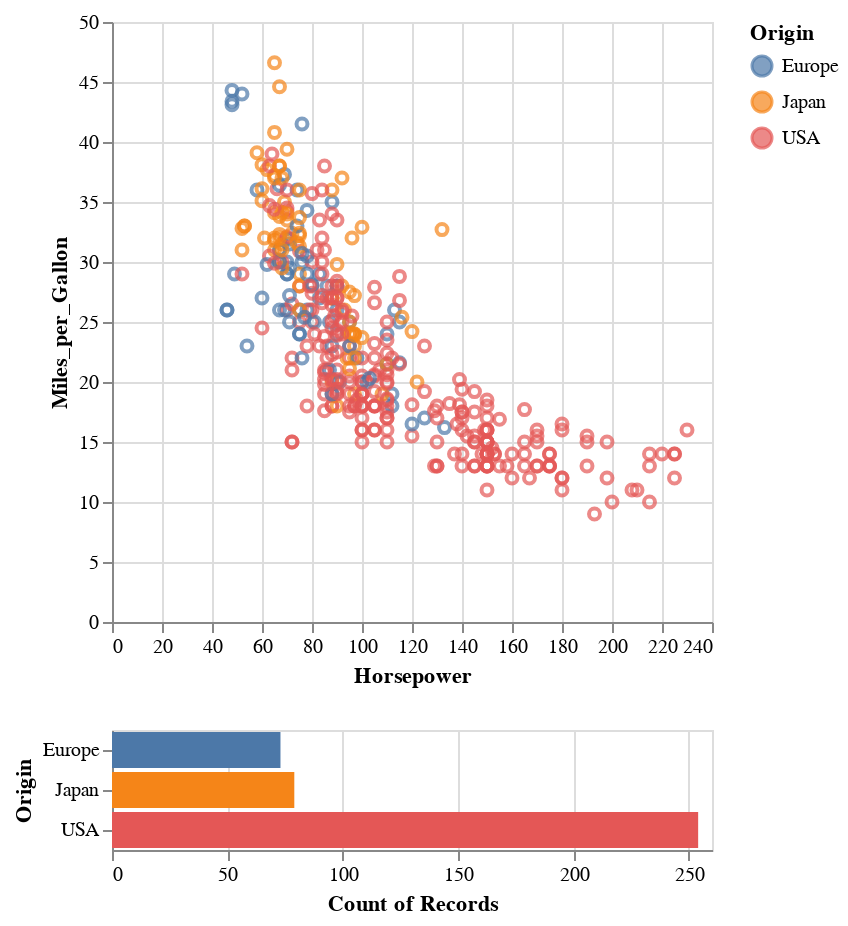

Notebook cell for this chart:
### Markdown cell above
The following is a different behaviour associated with the interaction. Remember the **crossfilter** operation from the slides? A selection in one view filters the other. The selections in the scatterplot determines what the histogram is displaying. Go ahead and make some selections in the scatterplot.

### Code cell
source = data.cars()

brush = alt.selection_interval()

points = alt.Chart(source).mark_point().encode(
    x='Horsepower:Q',
    y='Miles_per_Gallon:Q',
    color=alt.condition(brush, 'Origin:N', alt.value('lightgray'))
).add_params(
    brush
)

bars = alt.Chart(source).mark_bar().encode(
    y='Origin:N',
    color='Origin:N',
    x='count(Origin):Q'
).transform_filter(
    brush
)

points & bars

### Figure 1 — Vega-Lite specification as saved in the notebook (floating-point values rounded to 4 significant figures; data arrays with more than 128 entries replaced by an {"elided": "..."} marker saying what was removed)
{"config": {"view": {"continuousWidth": 300, "continuousHeight": 300}}, "vconcat": [{"mark": {"type": "point"}, "encoding": {"color": {"condition": {"param": "param_34", "field": "Origin", "type": "nominal"}, "value": "lightgray"}, "x": {"field": "Horsepower", "type": "quantitative"}, "y": {"field": "Miles_per_Gallon", "type": "quantitative"}}, "name": "view_25"}, {"mark": {"type": "bar"}, "encoding": {"color": {"field": "Origin", "type": "nominal"}, "x": {"aggregate": "count", "field": "Origin", "type": "quantitative"}, "y": {"field": "Origin", "type": "nominal"}}, "transform": [{"filter": {"param": "param_34"}}]}], "data": {"name": "data-f02450ab61490a1363517a0190416235"}, "params": [{"name": "param_34", "select": {"type": "interval"}, "views": ["view_25"]}], "$schema": "https://vega.github.io/schema/vega-lite/v5.8.0.json", "datasets": {"data-f02450ab61490a1363517a0190416235": {"elided": "406 records"}}}
